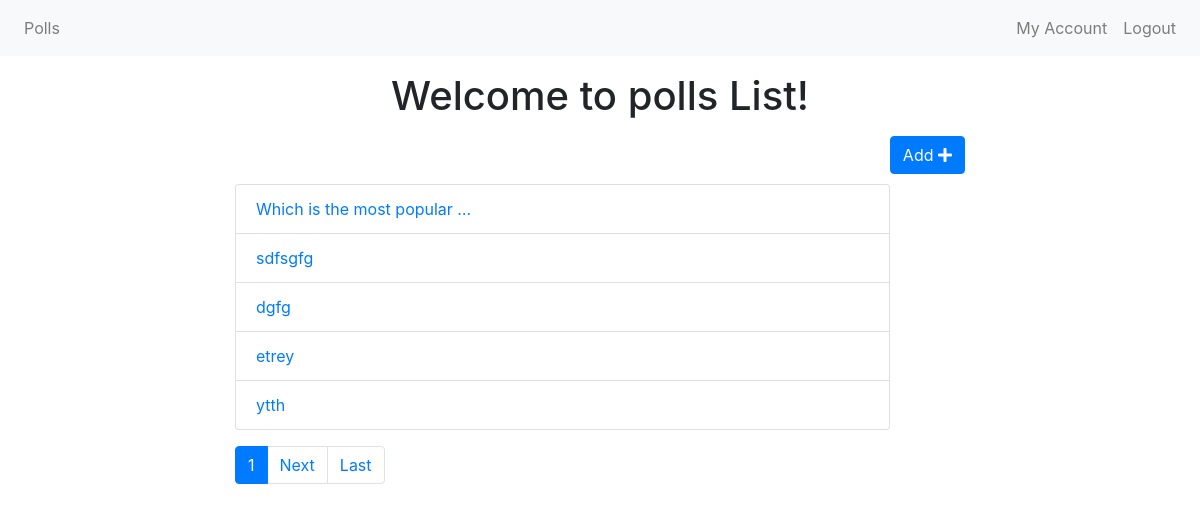
The app's page /polls/list/ (signed in) with its own data.
### polls/models.py (models this page shows, shortened)
class Poll(models.Model):
    owner = models.ForeignKey(User, on_delete=models.CASCADE)
    text = models.TextField()
    pub_date = models.DateTimeField(default=timezone.now)
    active = models.BooleanField(default=True)

### polls/views.py (the view)
# urls.py: path('list/', views.polls_list, name='list'),
@login_required()
def polls_list(request):
    all_polls = Poll.objects.all()
    paginator = Paginator(all_polls, 6)  # Show 6 contacts per page
    page = request.GET.get('page')
    polls = paginator.get_page(page)
    context = {
        'polls': polls,
    }
    return render(request, 'polls/polls_list.html', context)

### polls/templates/polls/polls_list.html (shortened to what this page needs)
{% extends 'base.html' %}
{% block content %}
<div class="container">
    <div class="row">
        <div class="col-md-8 offset-sm-2">
            <h1 class="text-center mt-3 mb-3">Welcome to polls List!</h1>
            <a class="btn btn-primary mb-3 float-right" href="{% url 'polls:add' %}" role="button">Add <i class="fas fa-plus"></i></a>
            <br>&nbsp;
            <ul class="list-group">
                {% for poll in polls %}
                {% if request.user != poll.owner %}
                <li class="list-group-item"><a href="{% url 'polls:detail' poll.id %}">{{ poll.text|truncatewords:5 }}
                    </a>
                    {% endif %}
                </li>
                {% endfor %}
            </ul>
            <nav class="mt-3">
                <ul class="pagination">
                    <li class="page-item active"><a class="page-link" href="">{{ polls.number }}</a></li>
                    {% if polls.has_next %}
                    <li class="page-item"><a class="page-link" href="?page={{ polls.next_page_number }}&{{ params }}">Next</a></li>
                    <li class="page-item"><a class="page-link" href="?page={{ polls.paginator.num_pages }}&{{ params }}">Last</a></li>
                    {% endif %}
                </ul>
            </nav>
        </div>
    </div>
</div>
{% endblock content %}

### records on screen
Poll: text "Which is the most popular …"
Poll: text "sdfsgfg"
Poll: text "dgfg"
Poll: text "etrey"
Poll: text "ytth"

### other values on screen
{{ polls.number }} "1"
